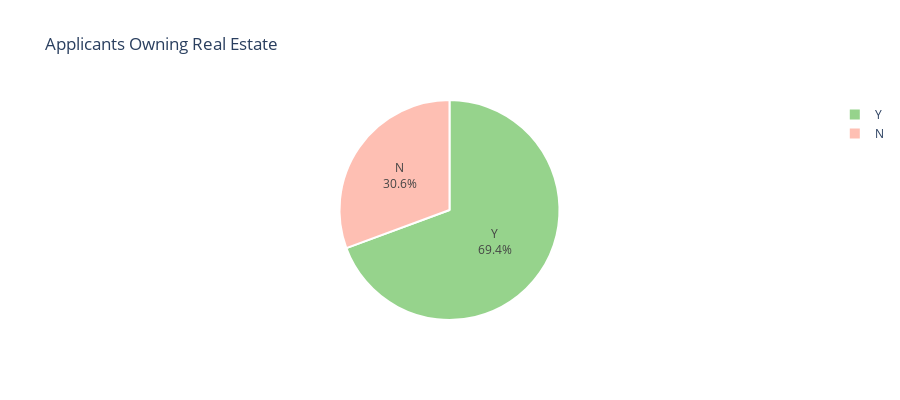
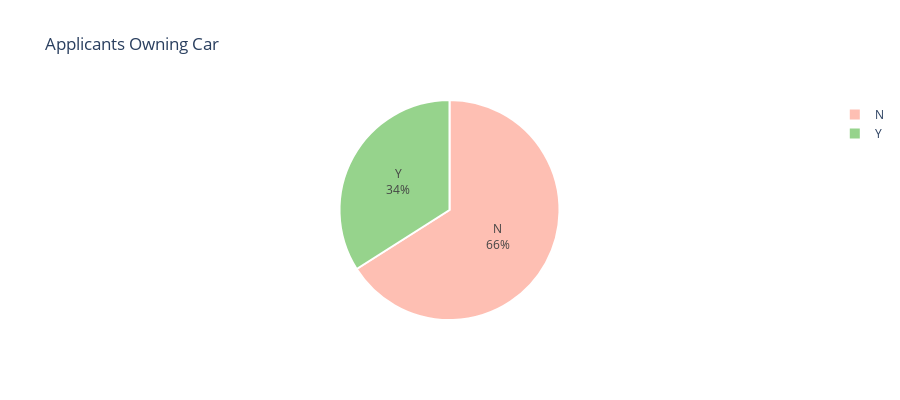
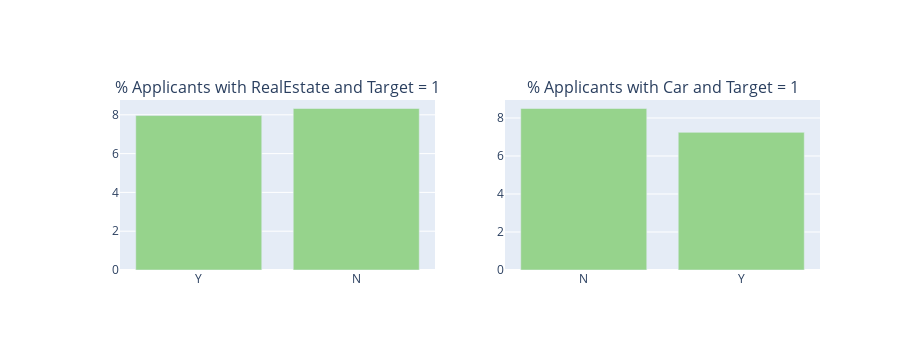

Source (notebook cell) for these figures, in order:
### Markdown cell above
> Married people have submitted a large number of loan applications of around 196 thousand. However, people who have civil marriages have the highest percentage (about 10%) of problems and challenges in repaying loans.

### 2.5. Does applicants own Real Estate or Car?

### Code cell
## real estate 
t = app_train['FLAG_OWN_REALTY'].value_counts()
labels = t.index
values = t.values
colors = ['#96D38C','#FEBFB3']
trace = go.Pie(labels=labels, values=values,
               hoverinfo='label+percent', textinfo='label+percent',
               textfont=dict(size=12),
               marker=dict(colors=colors,
                           line=dict(color='#fff', width=2)))
layout = go.Layout(title='Applicants Owning Real Estate', height=400)
fig = go.Figure(data=[trace], layout=layout)
iplot(fig)


t = app_train['FLAG_OWN_CAR'].value_counts()
labels = t.index
values = t.values
colors = ['#FEBFB3','#96D38C']
trace = go.Pie(labels=labels, values=values,
               hoverinfo='label+percent', textinfo='label+percent',
               textfont=dict(size=12),
               marker=dict(colors=colors,
                           line=dict(color='#fff', width=2)))
layout = go.Layout(title='Applicants Owning Car', height=400)
fig = go.Figure(data=[trace], layout=layout)
iplot(fig)


tr1, tr2 = gp('FLAG_OWN_REALTY', 'Applicants Owning Real Estate wrt Target Variable')
tr3, tr4 = gp('FLAG_OWN_CAR', 'Applicants Owning Car wrt Target Variable')
fig = tools.make_subplots(rows=1, cols=2, print_grid=False, 
                          subplot_titles = ["% Applicants with RealEstate and Target = 1", "% Applicants with Car and Target = 1"])
fig.append_trace(tr1, 1, 1);
fig.append_trace(tr3, 1, 2);
fig['layout'].update(height=350, showlegend=False, margin=dict(l=120));
iplot(fig);

### Figure 1 — Plotly figure (JSON) as saved in the notebook; plotly's stock layout.template omitted (floating-point values rounded to 4 significant figures)
{"data": [{"hoverinfo": "label+percent", "labels": ["Y", "N"], "marker": {"colors": ["#96D38C", "#FEBFB3"], "line": {"color": "#fff", "width": 2}}, "textfont": {"size": 12}, "textinfo": "label+percent", "type": "pie", "values": [213312, 94199]}], "layout": {"height": 400, "title": {"text": "Applicants Owning Real Estate"}}}

### Figure 2 — Plotly figure (JSON) as saved in the notebook; plotly's stock layout.template omitted (floating-point values rounded to 4 significant figures)
{"data": [{"hoverinfo": "label+percent", "labels": ["N", "Y"], "marker": {"colors": ["#FEBFB3", "#96D38C"], "line": {"color": "#fff", "width": 2}}, "textfont": {"size": 12}, "textinfo": "label+percent", "type": "pie", "values": [202924, 104587]}], "layout": {"height": 400, "title": {"text": "Applicants Owning Car"}}}

### Figure 3 — Plotly figure (JSON) as saved in the notebook; plotly's stock layout.template omitted (floating-point values rounded to 4 significant figures)
{"data": [{"marker": {"color": "#96D38C"}, "name": "Target : 1", "type": "bar", "x": ["Y", "N"], "xaxis": "x", "y": [7.962, 8.325], "yaxis": "y"}, {"marker": {"color": "#96D38C"}, "name": "Target : 1", "type": "bar", "x": ["N", "Y"], "xaxis": "x2", "y": [8.5, 7.244], "yaxis": "y2"}], "layout": {"annotations": [{"font": {"size": 16}, "showarrow": false, "text": "% Applicants with RealEstate and Target = 1", "x": 0.225, "xanchor": "center", "xref": "paper", "y": 1, "yanchor": "bottom", "yref": "paper"}, {"font": {"size": 16}, "showarrow": false, "text": "% Applicants with Car and Target = 1", "x": 0.775, "xanchor": "center", "xref": "paper", "y": 1, "yanchor": "bottom", "yref": "paper"}], "height": 350, "margin": {"l": 120}, "showlegend": false, "xaxis": {"anchor": "y", "domain": [0, 0.45]}, "xaxis2": {"anchor": "y2", "domain": [0.55, 1]}, "yaxis": {"anchor": "x", "domain": [0, 1]}, "yaxis2": {"anchor": "x2", "domain": [0, 1]}}}
